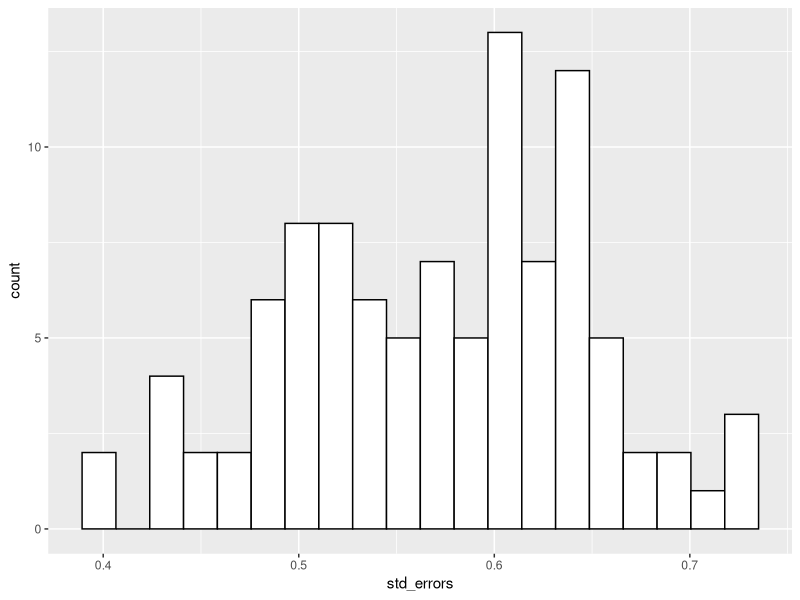

Generate this figure with R:
## Machine Learning Homework 2, Part A

library(ggplot2)


## 1.


# Function that calculates the statistic for a data set using the bootstrap
# resampling method
myboot <- function(data, statistic=mean, R) {
  
  stat <- numeric(length=R)
  n <- length(data)
  
  for(i in 1:R) {
    sample.boot <- sample(data, size=n, replace=TRUE)
    stat[i] <- statistic(sample.boot)
  }
  
  sd(stat)
}


## 2a.


n <- 30

normal_data <- rnorm(n, mean=0, sd=sqrt(10))
normal_mean <- mean(normal_data)
normal_mean

# The mean of the single sample is 0.1002.

normal_se <- myboot(normal_data, R=10000)
normal_se

# The standard error of the single sample is estimated as 0.5758.

# I am running 10,000 bootstrap samples. As the number of samples is increased, the bootstrap
# estimate of the standard error will approach the actual standard error of the population mean.

means <- numeric(length=100)
std_errors <- numeric(length=100)

for (i in 1:100) {
  n_data <- rnorm(n, mean=0, sd=sqrt(10))
  means[i] <- mean(n_data)
  std_errors[i] <- myboot(n_data, R=10000)
}

# Plot the standard errors with a histogram
ggplot() + aes(x=std_errors) + geom_histogram(bins=20, colour="black", fill="white")

# The distribution of standard errors vaguely resembles a normal distribution. It is
# mostly symmetric and slightly bell-shaped, but it is wide and does not shrink too
# quickly near the tails. WIth a higher number of standard errors, it would more closely
# resemble a normal distribution. The theoretical standard error is sqrt(10)/sqrt(30) =
# 0.5774, which is approximately the center of the graphed data.

t <- abs(qt(0.025, n-1))
lower <- means - t*std_errors
upper <- means + t*std_errors
not_contains0 <- length(lower[lower > 0]) + length(upper[upper < 0])
100 - not_contains0

# 97 of the 100 confidence intervals contain 0, which is reasonable.


## 2b.


# I changed n above to be 100, re-ran the code from part 2a, and obtained the following results.

# The mean of the single sample is -0.3397.

# The standard error of the single sample is estimated as 0.2763.

# Looking at the histogram, the distribution is much less wide, becoming much thinner at
# the tails. It more closely resembles a normal distribution, with the bell shape much more
# evident. There are still some fluctuations in the data, but the approximate normality
# is much clearer than before. These standard errors also span a much shorter interval,
# between about 0.2 to 0.4, compared to the distribution having values from about 0.4 to 0.8
# when n was equal to 30. The theoretical standard error is now sqrt(10)/sqrt(100) =
# 0.3162, which is right around the peak of the curve.

# 96 of the 100 confidence intervals contain 0, which is reasonable.


# I changed n above to be 200, re-ran the code from part 2a, and obtained the following results.

# The mean of the single sample is 0.06194.

# The standard error of the single sample is estimated as 0.2471.

# This histogram looks about the same as the histogram when n was 100. The main differences
# are that the data spans an even shorter interval, about 0.2 to 0.25, and there seems to be
# less fluctuation between adjacent bars, due to the higher number of observations. The
# standard errors appear quite normal at this point. The theoretical standard error is
# sqrt(10)/sqrt(200) = 0.2236, which again matches the center of the distribution quite well.

# 93 of the 100 confidence intervals contain 0, which is reasonable.


## 2c.


# As I observed above, the histograms of the standard errors were shrinking horizontally
# quite rapidly as n increased. This indicates that the variance of the distribution of
# standard errors gets smaller as the sample size increases, leading to higher accuracy
# for any individual bootstrapped standard error.


## 2d.

# The bootstrap is an effective method of estimating the uncertainty of an estimator or
# method. It works by drawing large samples of the data with replacement, as opposed to
# cross validation, which looks at subsets of the data. That way, simulations can be run
# on subsets of the data without reducing the sample size, leading to more relevant
# estimates. As with any statistical method, more accurate results are obtained with a
# larger number of iterations and larger sample sizes. The bootstrap could feasibly be
# applied to any method without difficulty, including those for which variability cannot be
# easily calculated, making it versatile and powerful.